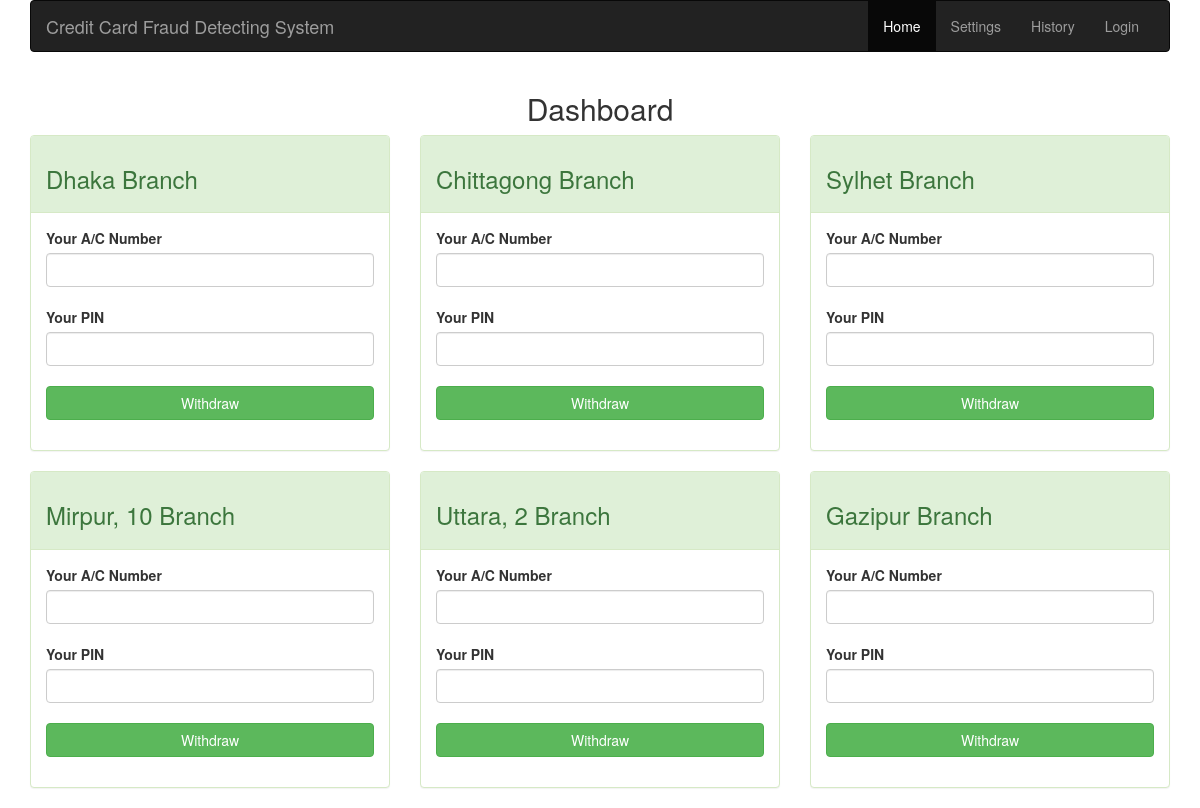
The page / on the database its author committed.
### tables this page shows
CREATE TABLE `branch` (
  `id` int(5) NOT NULL,
  `name` varchar(32) NOT NULL,
  `location` varchar(64) NOT NULL
);

### dashboard.php (the view, shortened to what this page needs)
<div class="row">
	<h2 class="text-center">Dashboard</h2>
<?php
	$sql = "SELECT * FROM branch";
	$result = $conn->query($sql);
	if ($result->num_rows > 0) {
	    while($row = $result->fetch_assoc()) {
	    	$name = $row["name"];
			echo '
				<div class="col-xs-6 col-md-4">
					<div class="panel panel-success">
						<div class="panel-heading">
							<h3>'.$name.' Branch</h3>
						</div>
						<div class="panel-body">
							<form method="POST" action="" class="form-group">
								<label>Your A/C Number</label>
								<input type="text" name="card_number" class="form-control" required/>
								<br/>
								<label>Your PIN</label>
								<input type="password" name="pin" class="form-control" required/>
								<input type="hidden" name="branch_id" value="'.$row["id"].'"/>
								<br/>
								<input class="btn btn-success btn-block" type="submit" name="submit" value="Withdraw"/>
							</form>
						</div>
					</div>
				</div>
			';
	    }
	} else {
	    echo "0 results";
	}
?>
</div>

### rows shown on the page
branch: name "Dhaka"
branch: name "Chittagong"
branch: name "Sylhet"
branch: name "Mirpur, 10"
branch: name "Uttara, 2"
branch: name "Gazipur"
